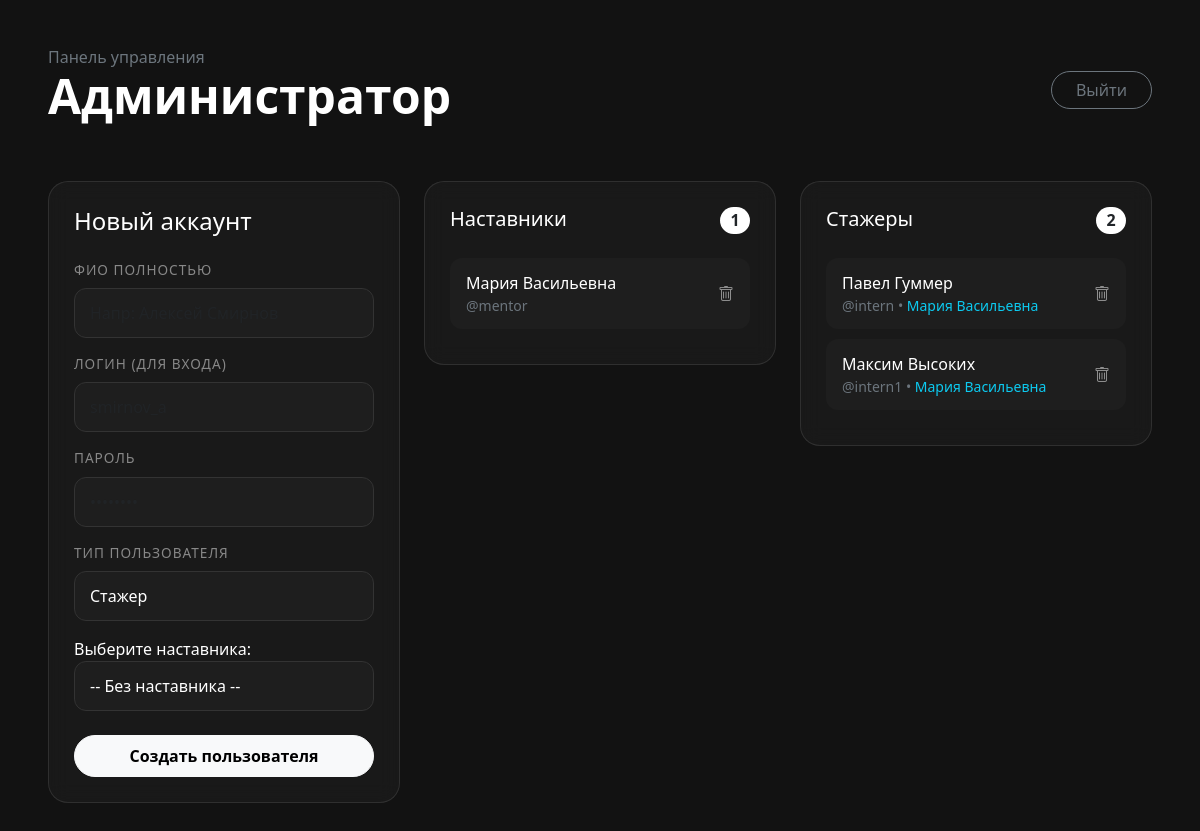
The page /admin (signed in) on the database its author committed.
### app.py (models this page shows)
class User(db.Model, UserMixin):
    id = db.Column(db.Integer, primary_key=True)
    username = db.Column(db.String(150), unique=True, nullable=False)
    password = db.Column(db.String(150), nullable=False)
    full_name = db.Column(db.String(150))
    role = db.Column(db.String(50)) # 'mentor' или 'intern'
    mentor_id = db.Column(db.Integer, db.ForeignKey('user.id'), nullable=True)
    mentor = db.relationship('User', remote_side=[id], backref='interns')

### app.py (the view)
@app.route('/admin')
@login_required
def admin_dashboard():
    if current_user.role != 'admin':
        return "У вас нет доступа к этой странице", 403
    mentors = User.query.filter_by(role='mentor').all()
    interns = User.query.filter_by(role='intern').all()
    return render_template('admin.html', mentors=mentors, interns=interns)

### app.py (called while the page is built)
@login_manager.user_loader
def load_user(user_id):
    return User.query.get(int(user_id))

### templates/admin.html (shortened to what this page needs)
{% extends "base.html" %}
{% block content %}
<div class="container-fluid p-4 p-md-5">
    <div class="d-flex justify-content-between align-items-center mb-5">
        <div>
            <h6 class="text-secondary fw-normal m-0">Панель управления</h6>
            <h1 class="display-5 fw-bold text-white">Администратор</h1>
        </div>
        <a href="{{ url_for('logout') }}" class="btn btn-outline-secondary rounded-pill px-4">Выйти</a>
    </div>
    <div class="row g-4">
        <div class="col-lg-4">
            <div class="admin-card h-100">
                <h4 class="text-white mb-4">Новый аккаунт</h4>
                <form action="{{ url_for('create_user') }}" method="POST">
                    <div class="mb-3">
                        <label class="field-label">ФИО полностью</label>
                        <input type="text" name="full_name" class="form-control dark-input-clean" required placeholder="Напр: Алексей Смирнов">
                    </div>
                    <div class="mb-3">
                        <label class="field-label">Логин (для входа)</label>
                        <input type="text" name="username" class="form-control dark-input-clean" required placeholder="smirnov_a">
                    </div>
                    <div class="mb-3">
                        <label class="field-label">Пароль</label>
                        <input type="password" name="password" class="form-control dark-input-clean" required placeholder="••••••••">
                    </div>
                    <div class="mb-3">
                        <label class="field-label">Тип пользователя</label>
                        <select name="role" id="roleSelect" class="form-select dark-input-clean" required>
                            <option value="intern">Стажер</option>
                        </select>
                    </div>
                    <div id="mentorSelectBlock" class="mb-4">
                        <label>Выберите наставника:</label>
                        <select name="mentor_id" class="form-control dark-input-clean">
                            <option value="">-- Без наставника --</option>
                        </select>
                    </div>
                    <button type="submit" class="btn btn-light w-100 rounded-pill py-2 fw-bold">Создать пользователя</button>
                </form>
            </div>
        </div>
        <div class="col-lg-8">
            <div class="row g-4">
                <div class="col-md-6">
                    <div class="admin-card">
                        <h5 class="text-white mb-4 d-flex justify-content-between">
                            Наставники <span class="badge rounded-pill bg-white text-dark fs-6">{{ mentors|length }}</span>
                        </h5>
                        <div class="user-list">
                            {% for mentor in mentors %}
                            <div class="topic-item d-flex justify-content-between align-items-center">
                                <div>
                                    <div class="text-white fw-medium">{{ mentor.full_name }}</div>
                                    <div class="small text-secondary">@{{ mentor.username }}</div>
                                </div>
                                <form action="{{ url_for('delete_user', user_id=mentor.id) }}" method="POST">
                                    <button type="submit" class="btn text-secondary hover-red p-0 border-0 bg-transparent" onclick="return confirm('Удалить наставника?')">
                                        <i class="bi bi-trash"></i>
                                    </button>
                                </form>
                            </div>
                            {% else %}
                            <p class="text-secondary small text-center my-4">Список пуст</p>
                            {% endfor %}
                        </div>
                    </div>
                </div>
                <div class="col-md-6">
                    <div class="admin-card">
                        <h5 class="text-white mb-4 d-flex justify-content-between">
                            Стажеры <span class="badge rounded-pill bg-white text-dark fs-6">{{ interns|length }}</span>
                        </h5>
                        <div class="user-list">
                            {% for intern in interns %}
                            <div class="topic-item d-flex justify-content-between align-items-center">
                                <div>
                                    <div class="text-white fw-medium">{{ intern.full_name }}</div>
                                    <div class="small text-secondary">
                                        @{{ intern.username }} •
                                        <span class="text-info">{{ intern.mentor.full_name if intern.mentor else 'Без наставника' }}</span>
                                    </div>
                                </div>
                                <form action="{{ url_for('delete_user', user_id=intern.id) }}" method="POST">
                                    <button type="submit" class="btn text-secondary hover-red p-0 border-0 bg-transparent" onclick="return confirm('Удалить стажера?')">
                                        <i class="bi bi-trash"></i>
                                    </button>
                                </form>
                            </div>
                            {% else %}
                            <p class="text-secondary small text-center my-4">Список пуст</p>
                            {% endfor %}
                        </div>
                    </div>
                </div>
            </div>
        </div>
    </div>
</div>
{% endblock %}

### templates/base.html (shortened to what this page needs)
<!doctype html>
<html lang="ru">
<head>
    <link href="https://cdn.jsdelivr.net/npm/bootstrap@5.3.0/dist/css/bootstrap.min.css" rel="stylesheet">
    <link rel="stylesheet" href="https://cdn.jsdelivr.net/npm/bootstrap-icons@1.10.5/font/bootstrap-icons.css">
    <link rel="stylesheet" href="{{ url_for('static', filename='css/style.css') }}">
</head>
<body>
    {% block content %}{% endblock %}
</body>
</html>

### static/css/style.css (style rules this page uses)
:root { --bg-body: #121212; --bg-surface: #1c1c1e; --bg-element: #2c2c2e; --primary-glow: #4f4bff; --text-main: #ffffff; --text-muted: #bbbbbb; --border-radius: 20px; --border-color: #333; }
body { background-color: var(--bg-body); color: var(--text-main); font-family: 'Segoe UI', Roboto, Helvetica, Arial, sans-serif; min-height: 100vh; margin: 0; overflow-x: hidden; overflow-y: auto; }
.topic-item { display: flex; justify-content: space-between; align-items: center; background-color: transparent; border: 1px solid transparent; border-radius: 15px; padding: 12px 20px; margin-bottom: 8px; cursor: pointer; transition: all 0.2s ease; color: var(--text-muted); text-decoration: none; }
.field-label { font-size: 0.85rem; color: #666; margin-bottom: 8px; display: block; }
.admin-card { background: rgba(255, 255, 255, 0.03); border: 1px solid rgba(255, 255, 255, 0.1); backdrop-filter: blur(10px); border-radius: 20px; padding: 25px; transition: all 0.3s ease; }
.dark-input-clean { background: rgba(255, 255, 255, 0.05) !important; border: 1px solid rgba(255, 255, 255, 0.1) !important; color: white !important; border-radius: 12px !important; padding: 12px 15px !important; }
.field-label { color: #888; font-size: 0.85rem; text-transform: uppercase; letter-spacing: 1px; margin-bottom: 8px; display: block; }
.topic-item { background: rgba(255, 255, 255, 0.02); border-radius: 12px; padding: 12px 15px; margin-bottom: 10px; border: 1px solid transparent; }
.bi-trash { color: rgba(255, 255, 255, 0.5); transition: color 0.3s ease; }
.topic-item:not(.add-new-btn) { counter-increment: topic-counter; }
.dark-input-clean { background-color: #1e1e1e !important; border: 1px solid #333 !important; color: #fff !important; border-radius: 12px !important; padding: 10px 15px; }
.dark-input-clean option { background-color: #1e1e1e; color: #fff; padding: 10px; }
select.dark-input-clean { appearance: none; background-repeat: no-repeat; background-position: right 0.75rem center; background-size: 16px 12px; }

### rows shown on the page
User: full_name "Мария Васильевна", username "mentor"
User: full_name "Павел Гуммер", username "intern", mentor "Мария Васильевна"
User: full_name "Максим Высоких", username "intern1", mentor "Мария Васильевна"

### other values the page prints
{{ mentors|length }} "1"
{{ interns|length }} "2"
